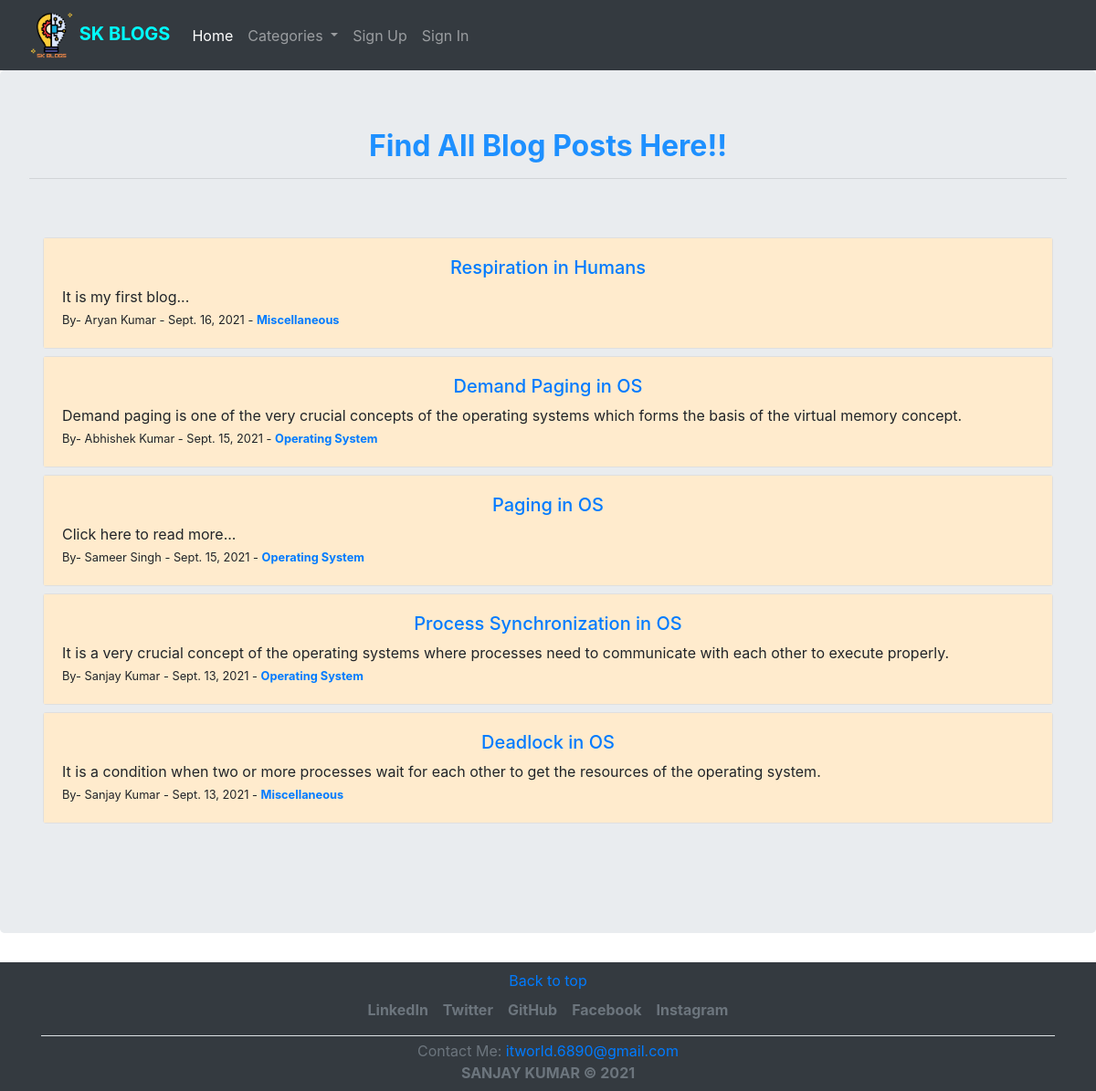
Before: / with the older database file.
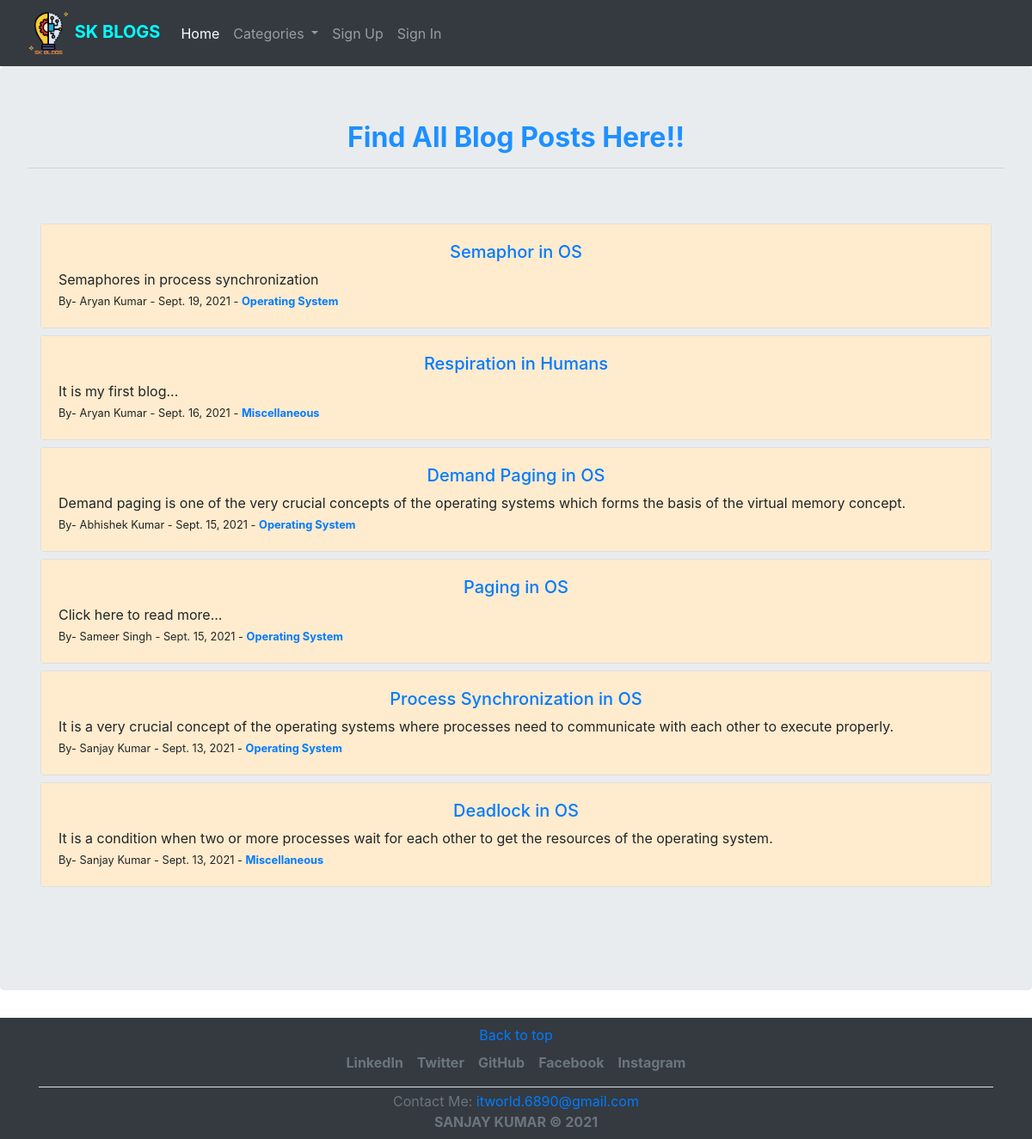
After: the same page with the newer database file.
### blog/models.py (models this page shows, shortened)
class Post(models.Model):
    title = models.CharField(max_length=255)
    title_tag = models.CharField(max_length=255)
    post_date = models.DateField(auto_now_add=True)
    author  = models.ForeignKey(User, on_delete=CASCADE)
    category = models.CharField(max_length=255)
    body = RichTextField(blank=True, null=True)
    snippet = models.CharField(max_length=255)
    likes = models.ManyToManyField(User, related_name="blog_posts")

### blog/views.py (the view)
# urls.py: path('', HomeView.as_view(), name="home"),
class HomeView(ListView):
    model = Post
    template_name = 'home.html'
    ordering = ['-post_date']
    def get_context_data(self, *args, **kwargs):
        cat_menu = Category.objects.all()
        context = super(HomeView, self).get_context_data(*args, **kwargs)
        context["cat_menu"] = cat_menu
        return context

### blog/models.py (called while the page is built)
    def __str__(self):
        return self.name

### blog/templates/home.html (shortened to what this page needs)
{% extends 'base.html' %}
{% block content %}
<h2 style="font-weight: bold; color:dodgerblue; text-align: center;">Find All Blog Posts Here!!</h2>
<hr/>
    <div class="album py-5">
    <div class="container">
        <div class="column">
        {% for post in object_list %}
        <div class="col-md-center" >
            <div class="card mb-2 box-shadow">
              <div class="card-body" style="text-align: left; background-color:blanchedalmond;">
                <h5 class="card-text" style="text-align: center;"><a href="{% url 'article-view' post.pk %}">{{ post.title }}</a></h5>
                {{ post.snippet }}
                <br/>
                <small class="card-text">By- {{ post.author.first_name }} {{ post.author.last_name }} - {{ post.post_date }} - <a href="{% url 'category' post.category|slugify %}"><strong>{{post.category}}</strong></a></small>
              </div>
            </div>
          </div>
        {% endfor %}
    </div>
</div>
</div>
{% endblock %}

### blog/templates/base.html (shortened to what this page needs)
<!doctype html>
<html lang="en">
{% load static %}
  <head>
    <link rel="stylesheet" href="{% static 'css/bootstrap.min.css' %}">
  </head>
  <body>
    <nav class="navbar navbar-expand-lg navbar-dark bg-dark">
        <div class="container-fluid">
          <a class="navbar-brand" style="font-weight: bold; color:cyan">
            <img src="{% static 'sk-blogs-icon.png' %}" alt="SK BLOGS's ICON" width="51" class="d-inline-block align-text-center">
            SK BLOGS
          </a>
          <div class="collapse navbar-collapse" id="navbarSupportedContent">
            <ul class="navbar-nav mr-auto">
              <li class="nav-item">
                  <a class="nav-link active" aria-current="page" href="{% url 'home' %}">Home</a>
              </li>
              {% if cat_menu %}
              <li class="nav-item dropdown">
                <a class="nav-link dropdown-toggle" href="#" id="navbarDropdown" role="button" data-bs-toggle="dropdown" aria-expanded="false">
                  Categories
                </a>
              </li>
              {% else %}
                <li class="nav-item">
                  <a class="nav-link" href="{% url 'category-list' %}">Categories</a>
                </li>
              {% endif %}
              {% if user.is_authenticated %}
                <li class="nav-item">
                  <a class="nav-link" href="{% url 'add-post' %}">Add Post</a>
                </li>
                <li class="nav-item">
                  <a class="nav-link" href="{% url 'add-category' %}">Add Category</a>
                </li>
              {% else %}
                <li class="nav-item">
                  <a class="nav-link" href="{% url 'register' %}">Sign Up</a>
                </li>
                <li class="nav-item">
                  <a class="nav-link" href="{% url 'login' %}">Sign In</a>
                </li>
              {% endif %}
            </ul>
          </div>
        </div>
      </nav>
    <div class="jumbotron text-left">
        {% block content %}
        {% endblock %}
    </div>
    <footer class="text-muted py-2 bg-dark" style="text-align: center;">
      <div class="container">
        <p class="float-end mb-0">
          <a href="#">Back to top</a>
        </p>
        <ul class="nav justify-content-center border-bottom pb-2 mb-1" style="font-weight: bold;">
          <li class="nav-item"><a href="https://www.linkedin.com/in/sanjaykumar086/" class="nav-link px-2 text-muted">LinkedIn</a></li>
          <li class="nav-item"><a href="https://twitter.com/Sanjay6890/" class="nav-link px-2 text-muted">Twitter</a></li>
          <li class="nav-item"><a href="https://github.com/sanju6890/" class="nav-link px-2 text-muted">GitHub</a></li>
          <li class="nav-item"><a href="https://www.facebook.com/saikapiansanjay/" class="nav-link px-2 text-muted">Facebook</a></li>
          <li class="nav-item"><a href="https://www.instagram.com/saikapian.sanjay/" class="nav-link px-2 text-muted">Instagram</a></li>
        </ul>
        <p class="mb-0">Contact Me: <a href="mailto:itworld.6890@gmail.com">itworld.6890@gmail.com</a></p>
        <p class="mb-0"><strong>SANJAY KUMAR &copy; 2021</strong></p>
      </div>
  </footer>
</body>
</html>

Changed rows visible on the page:
added Post: title "Semaphor in OS", snippet "Semaphores in process synchronization", author.first_name "Aryan", author.last_name "Kumar", post_date "Sept. 19, 2021", category "Operating System"
